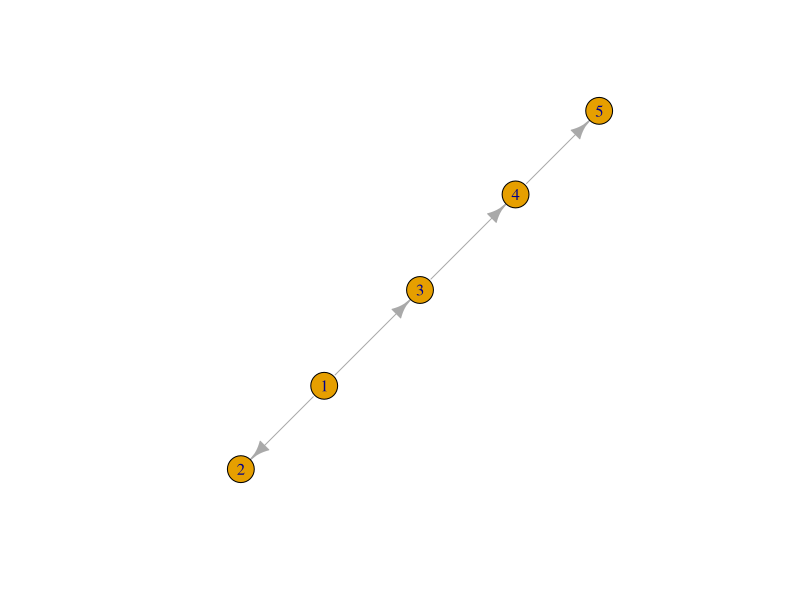

The R script that drew this image:
library(igraph)

check_single_line <- function(n,m){
    mp <- head(m,n-1) # subset matrix
    check <- apply(mp,1,function(x)sum(x)==1)
    all(check)
}

random_tree <- function(t){
    m <- matrix(0,t,t) # initialize t x t matrix
    n <- 1 # root node
    nx <- 2 # next node to be added to tree
    
    while(nx<t+1){
        p <- sample(0:2,1,replace = T) # p = 0.5
        
        if (n==1 && p==0){ # first row no childs
            break
        }else if (p==0 && sum(m[n-1,])==0){ # two straight rows with no childs
            break
        }else if (p!=0 && n==nx){
            break
        }else if (p!=0 && nx == t){ # add one edge to avoid going out of bounds
            m[n,nx]<-1
            nx <- nx+1
        }else if (p==2){ # add two edges
            m[n,c(nx,nx+1)] <- 1 
            nx <- nx+2
        }else if (p==1){ # add one edge
            m[n,nx]<-1
            nx <- nx+1
        }
        n <- n+1
    }
    list(m)
}

x <- replicate(5000,expr = random_tree(5))
y <- unlist(lapply(x,function(m) sum(m)==4))
x <- x[y]

z <- unique(x)
length(z)

m1 <- z[[1]]
m2 <- z[[2]]
m3 <- z[[3]]
m4 <- z[[4]]
m5 <- z[[5]]
m6 <- z[[6]]
m7 <- z[[7]]
m8 <- z[[8]]
m9 <- z[[9]]


identical_matrix <- function(x,m1){
    z <- sapply(x,function(m)identical(m,m1))
    sum(z==T)
}

x1 <- identical_matrix(x,m1)
x2 <- identical_matrix(x,m2)
x3 <- identical_matrix(x,m3)
x4 <- identical_matrix(x,m4)
x5 <- identical_matrix(x,m5)
x6 <- identical_matrix(x,m6)
x7 <- identical_matrix(x,m7)
x8 <- identical_matrix(x,m8)
x9 <- identical_matrix(x,m9)
tm <- c(x1,x2,x3,x4,x5,x6,x7,x8,x9)
tm/length(x)

tree <- graph.adjacency(m9)
plot(tree)
